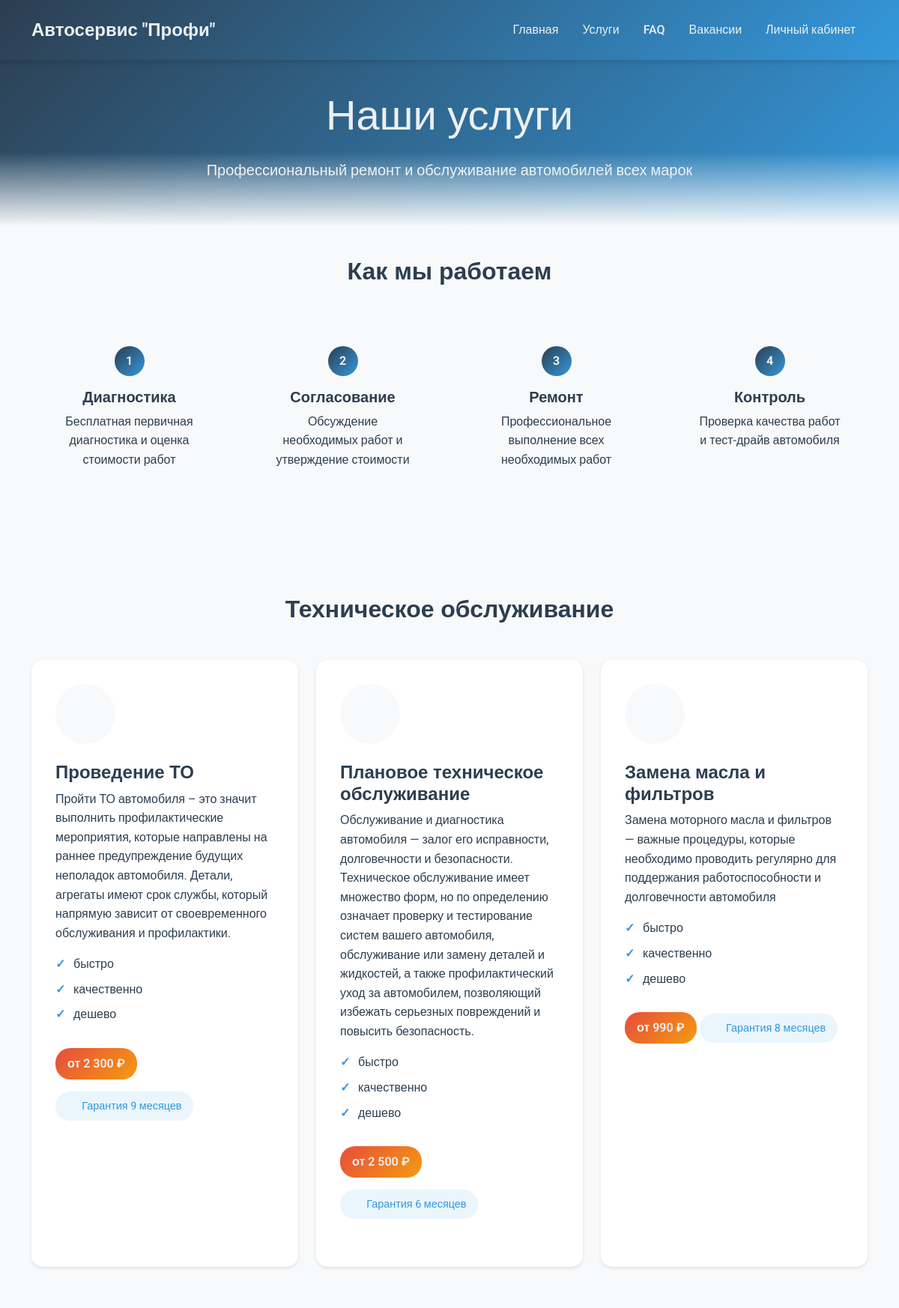
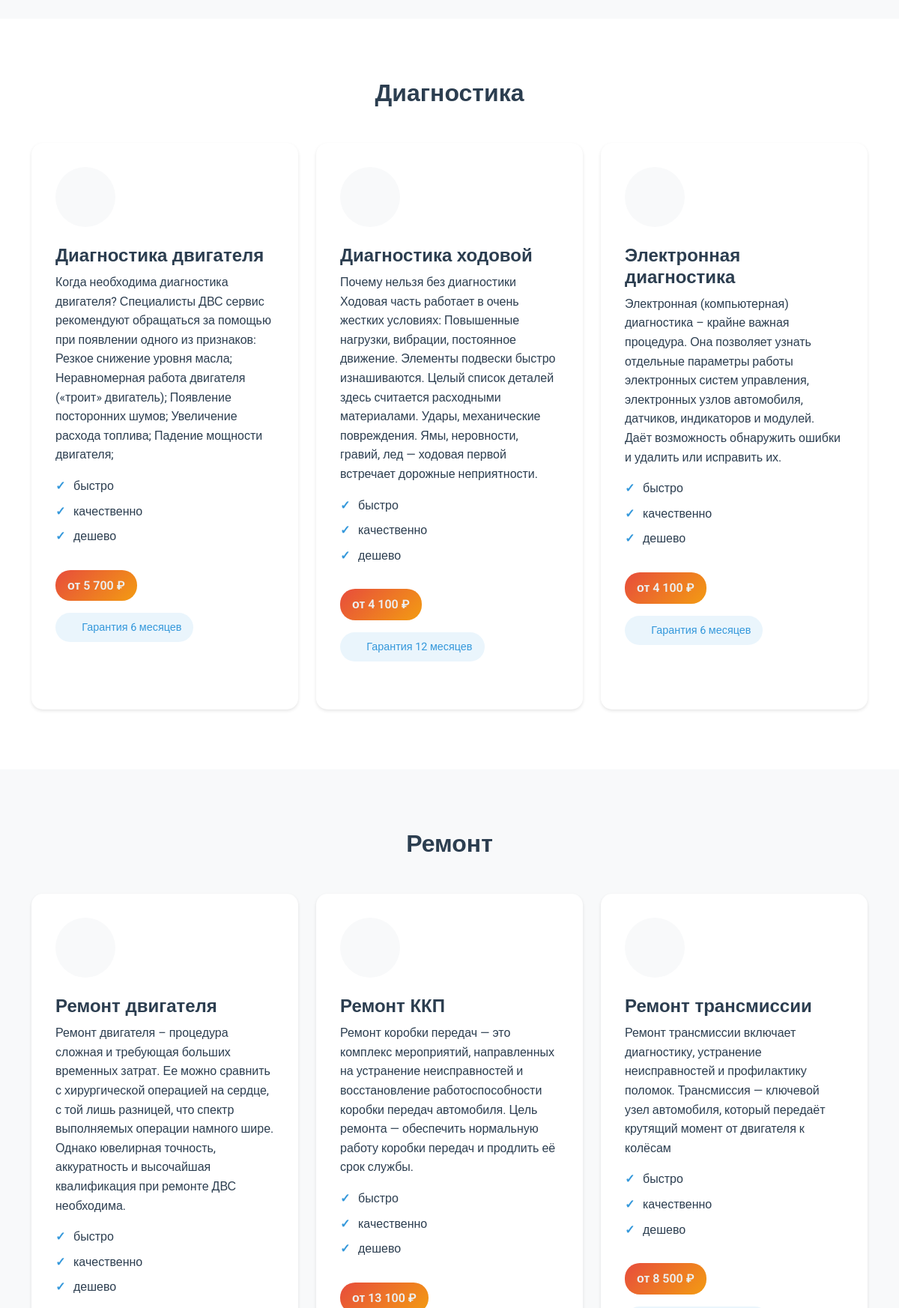
/services.php (upper part), run on the app's committed database (2 pictures, top to bottom).
### tables this page shows
CREATE TABLE `services` (
  `id` int NOT NULL,
  `category` varchar(100) NOT NULL,
  `name` varchar(255) NOT NULL,
  `description` text NOT NULL,
  `price` decimal(10,2) NOT NULL,
  `features` text NOT NULL,
  `warranty_months` int NOT NULL,
  `icon_class` varchar(50) NOT NULL,
  `is_active` tinyint(1) DEFAULT '1',
  `created_at` timestamp NULL DEFAULT CURRENT_TIMESTAMP,
  `updated_at` timestamp NULL DEFAULT CURRENT_TIMESTAMP ON UPDATE CURRENT_TIMESTAMP
);

### services.php (the view, shortened to what this page needs)
<?php
require_once 'config/database.php';
function getServicesByCategory($category) {
    global $pdo;
    $categoryMap = [
        'ТО' => 'maintenance',
        'Техническое обслуживание' => 'maintenance',
        'Диагностика' => 'diagnostics',
        'Ремонт' => 'repair'
    ];
    $dbCategory = isset($categoryMap[$category]) ? $categoryMap[$category] : $category;
    $stmt = $pdo->prepare("SELECT * FROM services WHERE category = ? AND is_active = TRUE ORDER BY id");
    $stmt->execute([$dbCategory]);
    return $stmt->fetchAll(PDO::FETCH_ASSOC);
}
?>
<!DOCTYPE html>
<html lang="ru">
<head>
    <link href="https://cdn.jsdelivr.net/npm/bootstrap@5.3.0/dist/css/bootstrap.min.css" rel="stylesheet">
    <link rel="stylesheet" href="https://cdnjs.cloudflare.com/ajax/libs/font-awesome/6.0.0/css/all.min.css">
</head>
<body>
    <nav class="navbar navbar-expand-lg navbar-dark fixed-top">
        <div class="container">
            <a class="navbar-brand" href="index.php">Автосервис "Профи"</a>
            <div class="collapse navbar-collapse" id="navbarNav">
                <ul class="navbar-nav ms-auto">
                    <li class="nav-item">
                        <a class="nav-link" href="index.php">Главная</a>
                    </li>
                    <li class="nav-item">
                        <a class="nav-link active" href="services.php">Услуги</a>
                    </li>
                    <li class="nav-item">
                        <a class="nav-link" href="faq.php">FAQ</a>
                    </li>
                    <li class="nav-item">
                        <a class="nav-link" href="vacancies.php">Вакансии</a>
                    </li>
                    <li class="nav-item">
                        <a class="nav-link" href="auth.php">Личный кабинет</a>
                    </li>
                </ul>
            </div>
        </div>
    </nav>
    <header class="page-header text-center">
        <div class="container">
            <h1 class="display-4 mb-4">Наши услуги</h1>
            <p class="lead mb-0">Профессиональный ремонт и обслуживание автомобилей всех марок</p>
        </div>
    </header>
    <section class="process-steps bg-light">
        <div class="container">
            <h2 class="text-center mb-5">Как мы работаем</h2>
            <div class="process-line"></div>
            <div class="row">
                <div class="col-md-3">
                    <div class="process-step">
                        <div class="step-number">1</div>
                        <h5>Диагностика</h5>
                        <p>Бесплатная первичная диагностика и оценка стоимости работ</p>
                    </div>
                </div>
                <div class="col-md-3">
                    <div class="process-step">
                        <div class="step-number">2</div>
                        <h5>Согласование</h5>
                        <p>Обсуждение необходимых работ и утверждение стоимости</p>
                    </div>
                </div>
                <div class="col-md-3">
                    <div class="process-step">
                        <div class="step-number">3</div>
                        <h5>Ремонт</h5>
                        <p>Профессиональное выполнение всех необходимых работ</p>
                    </div>
                </div>
                <div class="col-md-3">
                    <div class="process-step">
                        <div class="step-number">4</div>
                        <h5>Контроль</h5>
                        <p>Проверка качества работ и тест-драйв автомобиля</p>
                    </div>
                </div>
            </div>
        </div>
    </section>
    <section class="service-category">
        <div class="container">
            <h2 class="text-center mb-5">Техническое обслуживание</h2>
            <div class="row">
                <?php
                $services = getServicesByCategory('maintenance');
                foreach ($services as $service):
                    $features = json_decode($service['features'], true);
                ?>
                <div class="col-md-4">
                    <div class="service-card">
                        <div class="service-icon">
                            <i class="<?php echo htmlspecialchars($service['icon_class']); ?>"></i>
                        </div>
                        <h4><?php echo htmlspecialchars($service['name']); ?></h4>
                        <p><?php echo htmlspecialchars($service['description']); ?></p>
                        <ul class="features-list">
                            <?php foreach ($features as $feature): ?>
                            <li><?php echo htmlspecialchars($feature); ?></li>
                            <?php endforeach; ?>
                        </ul>
                        <div class="price-tag">от <?php echo number_format($service['price'], 0, '.', ' '); ?> ₽</div>
                        <div class="warranty-badge">
                            <i class="fas fa-shield-alt me-2"></i>Гарантия <?php echo $service['warranty_months']; ?> месяцев
                        </div>
                    </div>
                </div>
                <?php endforeach; ?>
            </div>
        </div>
    </section>
    <section class="service-category">
        <div class="container">
            <h2 class="text-center mb-5">Диагностика</h2>
            <div class="row">
                <?php
                $services = getServicesByCategory('diagnostics');
                foreach ($services as $service):
                    $features = json_decode($service['features'], true);
                ?>
                <div class="col-md-4">
                    <div class="service-card">
                        <div class="service-icon">
                            <i class="<?php echo htmlspecialchars($service['icon_class']); ?>"></i>
                        </div>
                        <h4><?php echo htmlspecialchars($service['name']); ?></h4>
                        <p><?php echo htmlspecialchars($service['description']); ?></p>
                        <ul class="features-list">
                            <?php foreach ($features as $feature): ?>
                            <li><?php echo htmlspecialchars($feature); ?></li>
                            <?php endforeach; ?>
                        </ul>
                        <div class="price-tag">от <?php echo number_format($service['price'], 0, '.', ' '); ?> ₽</div>
                        <div class="warranty-badge">
                            <i class="fas fa-shield-alt me-2"></i>Гарантия <?php echo $service['warranty_months']; ?> месяцев
                        </div>
                    </div>
                </div>
                <?php endforeach; ?>
            </div>
        </div>
    </section>
    <section class="service-category">
        <div class="container">
            <h2 class="text-center mb-5">Ремонт</h2>
            <div class="row">
                <?php
                $services = getServicesByCategory('repair');
                foreach ($services as $service):
                    $features = json_decode($service['features'], true);
                ?>
                <div class="col-md-4">
                    <div class="service-card">
                        <div class="service-icon">
                            <i class="<?php echo htmlspecialchars($service['icon_class']); ?>"></i>
                        </div>
                        <h4><?php echo htmlspecialchars($service['name']); ?></h4>
                        <p><?php echo htmlspecialchars($service['description']); ?></p>
                        <ul class="features-list">
                            <?php foreach ($features as $feature): ?>
                            <li><?php echo htmlspecialchars($feature); ?></li>
                            <?php endforeach; ?>
                        </ul>
                        <div class="price-tag">от <?php echo number_format($service['price'], 0, '.', ' '); ?> ₽</div>
                    </div>
                </div>
                <?php endforeach; ?>
            </div>
        </div>
    </section>
</body>
</html>

### services.php (style rules this page uses)
:root { --primary-color: #2C3E50; --secondary-color: #3498DB; --accent-color: #E74C3C; --light-bg: #F8F9FA; --dark-bg: #1A252F; --text-light: #ECF0F1; --text-dark: #2C3E50; --gradient-primary: linear-gradient(135deg, #2C3E50 0%, #3498DB 100%); --gradient-accent: linear-gradient(135deg, #E74C3C 0%, #F39C12 100%); --shadow-sm: 0 2px 4px rgba(0,0,0,0.1); --shadow-md: 0 4px 6px rgba(0,0,0,0.1); --shadow-lg: 0 10px 15px rgba(0,0,0,0.1); }
body { font-family: 'Roboto', sans-serif; color: var(--text-dark); line-height: 1.6; }
h1, h2, h3, h4, h5, h6 { font-family: 'Montserrat', sans-serif; font-weight: 600; }
.navbar { background: var(--gradient-primary); padding: 1rem 0; box-shadow: var(--shadow-md); }
.navbar-brand { font-weight: 700; font-size: 1.5rem; color: var(--text-light) !important; }
.nav-link { color: var(--text-light) !important; font-weight: 500; padding: 0.5rem 1rem !important; transition: all 0.3s ease; }
.page-header { background: var(--gradient-primary); color: var(--text-light); padding: 120px 0 60px; position: relative; overflow: hidden; }
.page-header::after { content: ''; position: absolute; bottom: 0; left: 0; right: 0; height: 100px; background: linear-gradient(to top, var(--light-bg), transparent); }
.service-category { padding: 80px 0; background: white; }
.service-category:nth-child(even) { background: var(--light-bg); }
.service-card { background: white; border-radius: 15px; padding: 2rem; margin-bottom: 2rem; transition: all 0.3s ease; box-shadow: var(--shadow-sm); border: none; height: 100%; }
.service-icon { font-size: 3rem; margin-bottom: 1.5rem; color: var(--secondary-color); background: var(--light-bg); width: 80px; height: 80px; line-height: 80px; border-radius: 50%; transition: all 0.3s ease; }
.price-tag { background: var(--gradient-accent); color: var(--text-light); padding: 0.5rem 1rem; border-radius: 20px; font-weight: 600; display: inline-block; margin-top: 1rem; }
.features-list { list-style: none; padding: 0; margin: 1rem 0; }
.features-list li { margin-bottom: 0.5rem; padding-left: 1.5rem; position: relative; }
.features-list li::before { content: '✓'; color: var(--secondary-color); position: absolute; left: 0; font-weight: bold; }
.warranty-badge { background: rgba(52, 152, 219, 0.1); color: var(--secondary-color); padding: 0.5rem 1rem; border-radius: 20px; font-size: 0.9rem; display: inline-block; margin-top: 1rem; }
.process-steps { position: relative; padding: 40px 0; }
.process-step { text-align: center; padding: 2rem; position: relative; z-index: 1; }
.step-number { width: 40px; height: 40px; background: var(--gradient-primary); color: var(--text-light); border-radius: 50%; display: flex; align-items: center; justify-content: center; margin: 0 auto 1rem; font-weight: bold; }
.process-line { position: absolute; top: 50%; left: 0; right: 0; height: 2px; background: var(--light-bg); z-index: 0; }

### data on the page
services: name "Проведение ТО", description "Пройти ТО автомобиля – это значит выполнить профилактические мероприятия, которые направлены на раннее предупреждение будущих неполадок автомобиля. Детали, агрегаты имеют срок службы, который напрямую зависит от своевременного обслуживания и профилактики.", features "быстро", features "качественно", features "дешево", price "2 300", warranty_months "9"
services: name "Плановое техническое обслуживание", description "Обслуживание и диагностика автомобиля — залог его исправности, долговечности и безопасности. Техническое обслуживание имеет множество форм, но по определению означает проверку и тестирование систем вашего автомобиля, обслуживание или замену деталей и жидкостей, а также профилактический уход за автомобилем, позволяющий избежать серьезных повреждений и повысить безопасность.", features "быстро", features "качественно", features "дешево", price "2 500", warranty_months "6"
services: name "Замена масла и фильтров", description "Замена моторного масла и фильтров — важные процедуры, которые необходимо проводить регулярно для поддержания работоспособности и долговечности автомобиля", features "быстро", features "качественно", features "дешево", price "990", warranty_months "8"
services: name "Диагностика двигателя", description "Когда необходима диагностика двигателя? Специалисты ДВС сервис рекомендуют обращаться за помощью при появлении одного из признаков: Резкое снижение уровня масла; Неравномерная работа двигателя («троит» двигатель); Появление посторонних шумов; Увеличение расхода топлива; Падение мощности двигателя;", features "быстро", features "качественно", features "дешево", price "5 700", warranty_months "6"
services: name "Диагностика ходовой", description "Почему нельзя без диагностики Ходовая часть работает в очень жестких условиях: Повышенные нагрузки, вибрации, постоянное движение. Элементы подвески быстро изнашиваются. Целый список деталей здесь считается расходными материалами. Удары, механические повреждения. Ямы, неровности, гравий, лед — ходовая первой встречает дорожные неприятности.", features "быстро", features "качественно", features "дешево", price "4 100", warranty_months "12"
services: name "Электронная диагностика", description "Электронная (компьютерная) диагностика – крайне важная процедура. Она позволяет узнать отдельные параметры работы электронных систем управления, электронных узлов автомобиля, датчиков, индикаторов и модулей. Даёт возможность обнаружить ошибки и удалить или исправить их.", features "быстро", features "качественно", features "дешево", price "4 100", warranty_months "6"
services: name "Ремонт двигателя", description "Ремонт двигателя – процедура сложная и требующая больших временных затрат. Ее можно сравнить с хирургической операцией на сердце, с той лишь разницей, что спектр выполняемых операции намного шире. Однако ювелирная точность, аккуратность и высочайшая квалификация при ремонте ДВС необходима.", features "быстро", features "качественно", features "дешево"
services: name "Ремонт ККП", description "Ремонт коробки передач — это комплекс мероприятий, направленных на устранение неисправностей и восстановление работоспособности коробки передач автомобиля. Цель ремонта — обеспечить нормальную работу коробки передач и продлить её срок службы.", features "быстро", features "качественно", features "дешево", price "13 100"
services: name "Ремонт трансмиссии", description "Ремонт трансмиссии включает диагностику, устранение неисправностей и профилактику поломок. Трансмиссия — ключевой узел автомобиля, который передаёт крутящий момент от двигателя к колёсам", features "быстро", features "качественно", features "дешево", price "8 500"
